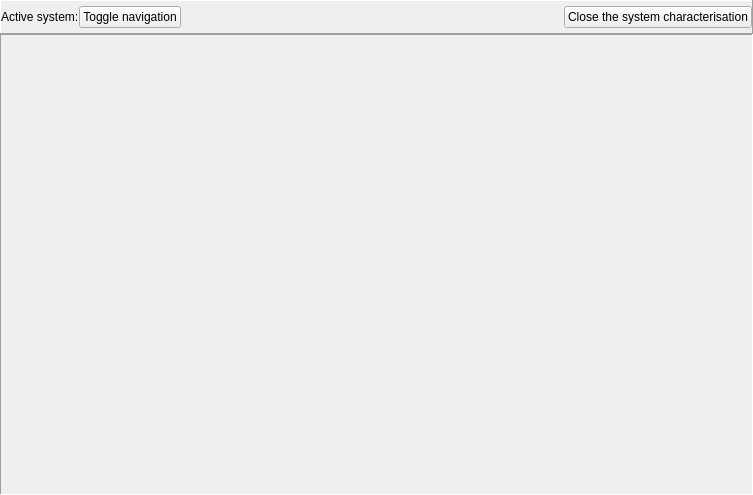
<?xml version="1.0" encoding="UTF-8"?>
<ui version="4.0">
 <class>syscharloader</class>
 <widget class="QMainWindow" name="syscharloader">
  <property name="geometry">
   <rect>
    <x>0</x>
    <y>0</y>
    <width>753</width>
    <height>495</height>
   </rect>
  </property>
  <property name="windowTitle">
   <string>MainWindow</string>
  </property>
  <widget class="QWidget" name="centralwidget">
   <layout class="QHBoxLayout" name="horizontalLayout">
    <property name="spacing">
     <number>0</number>
    </property>
    <property name="margin">
     <number>0</number>
    </property>
    <item>
     <layout class="QVBoxLayout" name="verticalLayout_3">
      <property name="spacing">
       <number>0</number>
      </property>
      <property name="margin">
       <number>0</number>
      </property>
      <item>
       <widget class="QFrame" name="frame_6">
        <property name="frameShape">
         <enum>QFrame::Panel</enum>
        </property>
        <property name="frameShadow">
         <enum>QFrame::Raised</enum>
        </property>
        <layout class="QVBoxLayout" name="verticalLayout_2">
         <property name="spacing">
          <number>0</number>
         </property>
         <property name="margin">
          <number>0</number>
         </property>
         <item>
          <layout class="QHBoxLayout" name="horizontalLayout_6">
           <item>
            <widget class="QLabel" name="lblsystem">
             <property name="sizePolicy">
              <sizepolicy hsizetype="Fixed" vsizetype="Fixed">
               <horstretch>0</horstretch>
               <verstretch>0</verstretch>
              </sizepolicy>
             </property>
             <property name="minimumSize">
              <size>
               <width>0</width>
               <height>32</height>
              </size>
             </property>
             <property name="maximumSize">
              <size>
               <width>16777215</width>
               <height>32</height>
              </size>
             </property>
             <property name="text">
              <string>Active system:</string>
             </property>
            </widget>
           </item>
           <item>
            <widget class="QPushButton" name="pushButton">
             <property name="text">
              <string>Toggle navigation</string>
             </property>
            </widget>
           </item>
           <item>
            <spacer name="horizontalSpacer_8">
             <property name="orientation">
              <enum>Qt::Horizontal</enum>
             </property>
             <property name="sizeHint" stdset="0">
              <size>
               <width>40</width>
               <height>20</height>
              </size>
             </property>
            </spacer>
           </item>
           <item>
            <widget class="QPushButton" name="cmdclose">
             <property name="sizePolicy">
              <sizepolicy hsizetype="Fixed" vsizetype="Fixed">
               <horstretch>0</horstretch>
               <verstretch>0</verstretch>
              </sizepolicy>
             </property>
             <property name="text">
              <string>Close the system characterisation</string>
             </property>
             <property name="icon">
              <iconset resource="../images/images.qrc">
               <normaloff>:/images2/new/closeform.png</normaloff>:/images2/new/closeform.png</iconset>
             </property>
            </widget>
           </item>
          </layout>
         </item>
         <item>
          <layout class="QHBoxLayout" name="horizontalLayout_5"/>
         </item>
        </layout>
       </widget>
      </item>
      <item>
       <widget class="QFrame" name="frame_4">
        <property name="sizePolicy">
         <sizepolicy hsizetype="Preferred" vsizetype="Expanding">
          <horstretch>0</horstretch>
          <verstretch>0</verstretch>
         </sizepolicy>
        </property>
        <property name="frameShape">
         <enum>QFrame::Panel</enum>
        </property>
        <property name="frameShadow">
         <enum>QFrame::Sunken</enum>
        </property>
        <layout class="QGridLayout" name="mainlayout"/>
       </widget>
      </item>
     </layout>
    </item>
   </layout>
  </widget>
 </widget>
 <resources>
  <include location="../images/images.qrc"/>
 </resources>
 <connections/>
</ui>
